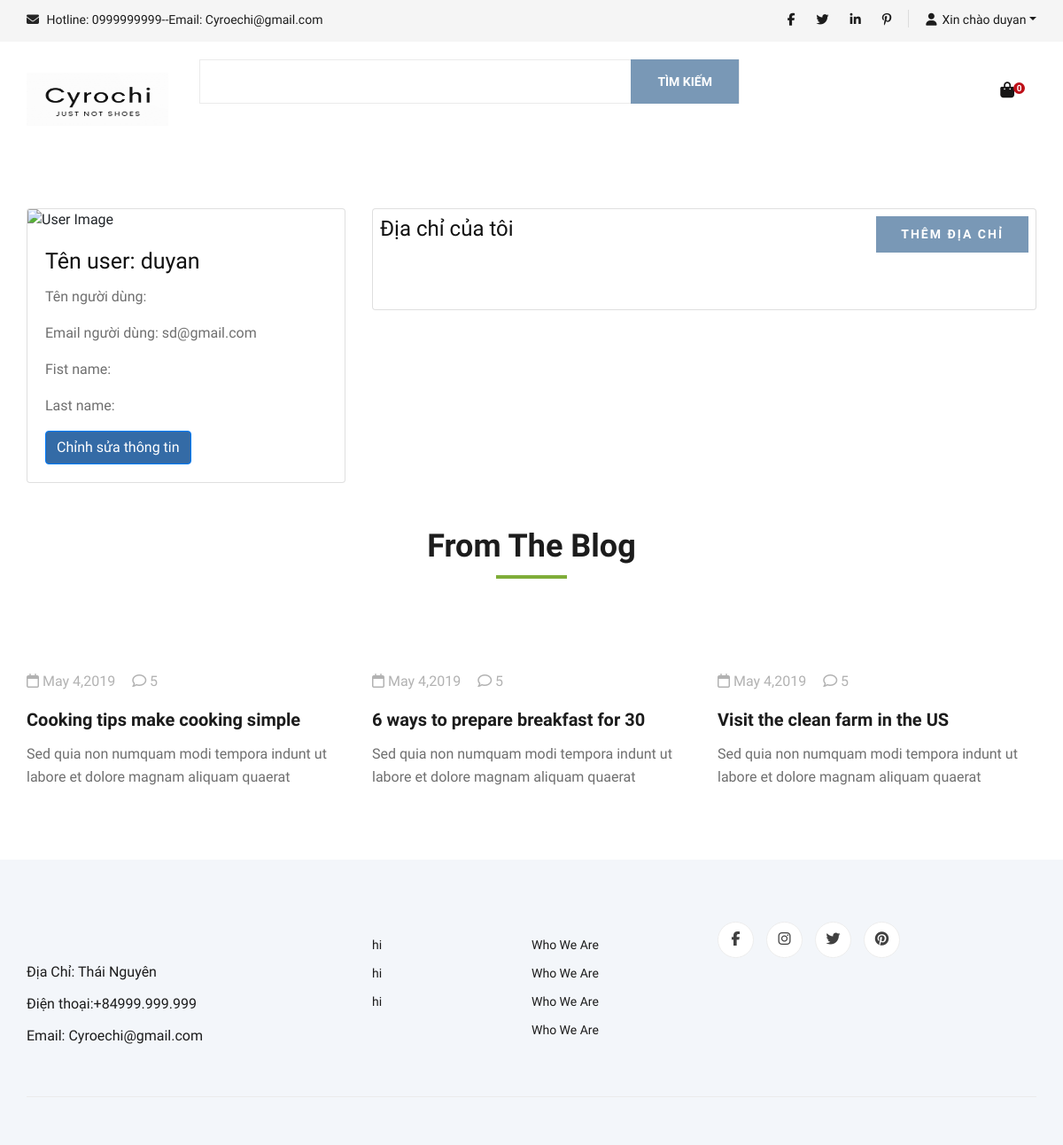
/information/ (signed in), run on an earlier commit of the app's database.
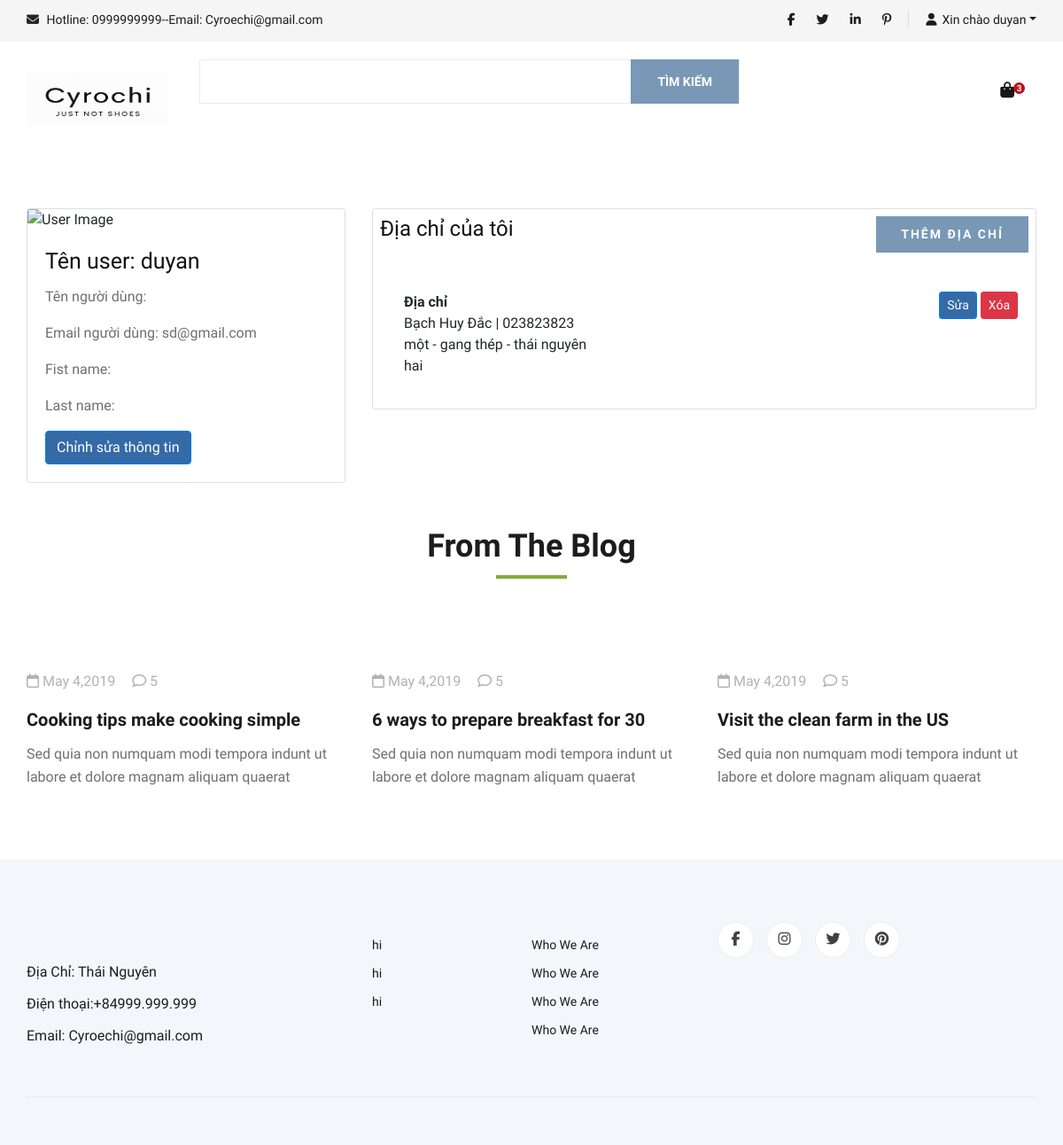
And on a later commit of the database.
### app/models.py (models this page shows, shortened)
class Order(models.Model):
    customer = models.ForeignKey(User, on_delete=models.SET_NULL, null=True, blank=True)
    date_order = models.DateTimeField(auto_now_add=True)
    complete = models.BooleanField(default=False, null=True, blank=False)
    transaction_id = models.CharField(max_length=200, null=True)
    @property
    def get_cart_item(self):
        orderitems = self.orderitem_set.all()
        total = sum([item.quantity for item in orderitems])
        return total

class OrderItem(models.Model):
    product = models.ForeignKey(Product, on_delete=models.SET_NULL, null=True, blank=True)
    order = models.ForeignKey(Order, on_delete=models.SET_NULL, null=True, blank=True)
    quantity = models.IntegerField(default=0, null=True, blank=True)
    date_added = models.DateTimeField(auto_now_add=True)

class Adress(models.Model):
    customer = models.ForeignKey(User, on_delete=models.SET_NULL, null=True, blank=True)
    name_user = models.CharField(max_length=200, null=True)
    adress = models.CharField(max_length=200, null=True)
    city = models.CharField(max_length=200, null=True)
    mobile = models.CharField(max_length=200, null=True)
    district = models.CharField(max_length=200, null=True)
    commune = models.CharField(max_length=200, null=True)
    date_added = models.DateTimeField(auto_now_add=True)

### app/python/app/information.py (the view)
# urls.py: path('information/', views.Information, name="information"),
def Information(request):
    slide_hidden = "hidden"
    fixed_height = "20px"
    check_staff = request.user
    if check_staff.is_staff:
        print('admin')
        show_manage = 'show'
    else:
        print('not admin')
        show_manage = 'none'
    if request.user.is_authenticated:
        user = request.user
        address_infor = Adress.objects.filter(customer=user)
    user_address = None
    if request.method == 'POST':
        form = AddressForm(request.POST)
        if form.is_valid():
            address = form.cleaned_data['adress']
            city = form.cleaned_data['city']
            state = form.cleaned_data['state']
            mobile = form.cleaned_data['mobile']
            user_address = Adress(customer=request.user, adress=address, city=city, state=state, mobile=mobile)
            user_address.save()
    else:
        form = AddressForm()
    if request.user.is_authenticated:
        customer = request.user
        order, created = Order.objects.get_or_create(customer=customer, complete=False)
        items = order.orderitem_set.all()
        user_not_login = "none"
        user_login = "show"
        for item in items:
            item.total = item.product.price * item.quantity
    else:
        order = None
        items = []
        user_not_login = "show"
        user_login = "none"
    context = {'user': user,
               'form': form,
               'address_infor': address_infor,
               'user_address': user_address,
               'slide_hidden': slide_hidden,
               'fixed_height': fixed_height,
               'user_not_login': user_not_login,
               'user_login': user_login,
               'items': items,
               'order': order,
               'show_manage': show_manage,
               }
    return render(request, 'app/information.html', context)

### app/models.py
class AddressForm(forms.ModelForm):
    class Meta:
        model = Adress
        fields = ['customer', 'name_user', 'adress', 'city', 'mobile', 'district', 'commune']
        widgets = {
            'customer': forms.TextInput(attrs={'class': 'form-control'}),
            'name_user': forms.TextInput(attrs={'class': 'form-control'}),
            'mobile': forms.TextInput(attrs={'class': 'form-control'}),
            'city': forms.TextInput(attrs={'class': 'form-control'}),
            'district': forms.TextInput(attrs={'class': 'form-control'}),
            'commune': forms.TextInput(attrs={'class': 'form-control'}),
            'adress': forms.TextInput(attrs={'class': 'form-control'}),
        }

### app/templates/app/information.html
{% extends 'app/base.html' %}
{% load static %}
{% block information %}
    <div class="container mt-5">
    <div class="row">
      <div class="col-md-4">
        <div class="card">
          <img src="path_to_user_image.jpg" class="card-img-top" alt="User Image">
          <div class="card-body">
              <h5 class="card-title">Tên user: {{ user.username }}</h5>
              <p class="card-text">Tên người dùng: {{ user.first_name }} </p>
              <p class="card-text">Email người dùng: {{ user.email }} </p>
              <p class="card-text">Fist name:{{ user.first_name }} </p>
              <p class="card-text">Last name: {{ user.last_name }} </p>
             <a href="#" class="btn btn-primary">Chỉnh sửa thông tin</a>
          </div>
        </div>
      </div>
      <div class="col-md-8">
        <div class="card">
        <div class="d-flex justify-content-md-between p-2">
            <h4>Địa chỉ của tôi</h4>
            <div class="text-right mb-3">
               <button style="border: none;" class="primary-btn" data-toggle="modal" ><a style="color: white" href="{% url 'addAddress' %}">Thêm địa chỉ</a></button>
            </div>
        </div>
          <div class="card-body">
              {% for foo in address_infor %}
                  <div class="d-flex justify-content-md-between">
                    <div class="col-md-6">
                        <strong>Địa chỉ</strong>
                        <address>
                            {{ foo.name_user }} |  {{ foo.mobile}} <br>
                            {{ foo.commune }} - {{ foo.district }} - {{ foo.city }}<br>
                            {{ foo.adress }}<br>
                        </address>
                    </div>
                    <div>
                        <a href="{% url 'editAddress' %}?id={{ foo.id }}" class="btn btn-primary btn-sm">Sửa</a>
                        <a href="{% url 'deleteAddress' %}?id={{ foo.id }}" class="btn btn-danger btn-sm">Xóa</a>
                    </div>
                  </div>
                {% endfor %}
          </div>
        </div>
      </div>
    </div>
  </div>
{% endblock information %}

### app/templates/app/base.html (shortened to what the changed rows need)
{% load static %}
<!DOCTYPE html>
<html>
    <head>
        <link rel="stylesheet" href="https://cdnjs.cloudflare.com/ajax/libs/font-awesome/6.4.2/css/all.min.css">
        <link rel="stylesheet" href="{%static 'app/css/bootstrap.min.css' %}">
        <link rel="stylesheet" href="{%static 'app/css/font-awesome.min.css' %}">
        <link rel="stylesheet" href="{%static 'app/css/elegant-icons.css' %}">
        <link rel="stylesheet" href="{%static 'app/css/nice-select.css' %}">
        <link rel="stylesheet" href="{%static 'app/css/jquery-ui.min.css' %}">
        <link rel="stylesheet" href="{%static 'app/css/owl.carousel.min.css' %}">
        <link rel="stylesheet" href="{%static 'app/css/slicknav.min.css' %}">
        <link rel="stylesheet" href="{%static 'app/css/style.css' %}">
        <link rel="stylesheet" href="{%static 'app/sass/style.scss' %}">
    </head>
    <body>
    <header class="header">
        <section style="padding-top: 20px;" class="hero hero-normal">
            <div class="container">
                <div class="row">
                    <div class="col-lg-1">
                        <div class="header__cart">
                            <ul>
                                <li><a href="{% url 'cart' %}"><i class="fa fa-shopping-bag"></i> <span>{{order.get_cart_item}}</span></a></li>
                            </ul>
                        </div>
                    </div>
                </div>
            </div>
        </section>
    </header>
          {% block information %}{% endblock information %}
          <section class="from-blog spad">
            <div class="container">
                <div class="row">
                    <div class="col-lg-12">
                        <div class="section-title from-blog__title">
                            <h2>From The Blog</h2>
                        </div>
                    </div>
                </div>
            </div>
        </section>
    </body>
</html>

What changed in the data, as far as the page shows it:
computed for Order: get_cart_item "0" → "3"
added Adress: name_user "Bạch Huy Đắc", mobile "023823823", commune "một", district "gang thép", city "thái nguyên", adress "hai"
